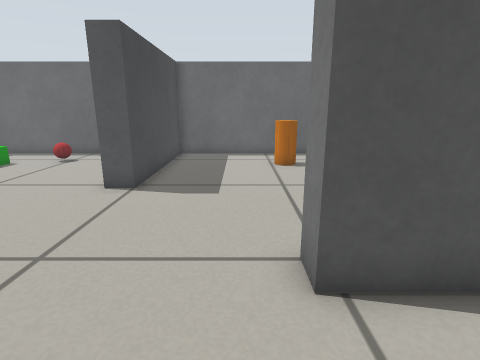
View 1 (above)

12 first-person views from a walk through a world built for the Gazebo simulator. The camera is 0.51 m above the floor, tilts 14° down and sees 80° across. The floor is counted in squares, 0.2 m on a side. Each view is taken from the middle of a square. On the plan, view 1 faces up. The plan holds only what a view shows up to about 19 squares ahead; the rest is blank. Robots are left out.

View 2
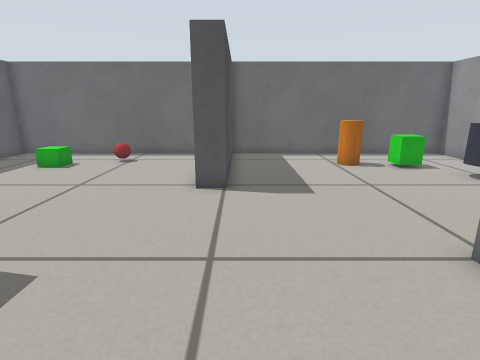

View 3
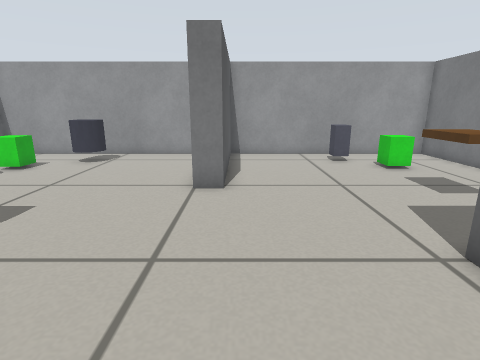

View 4
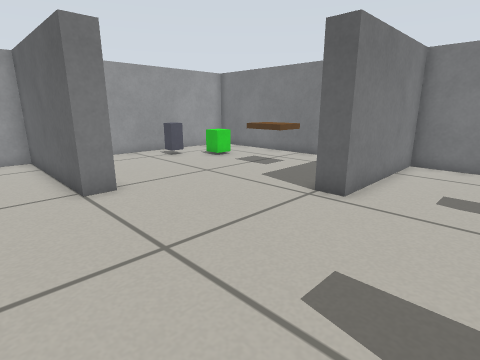

View 5
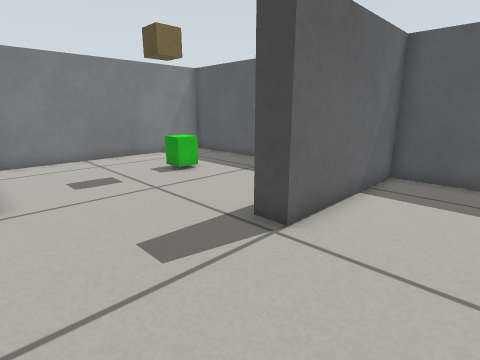

View 6
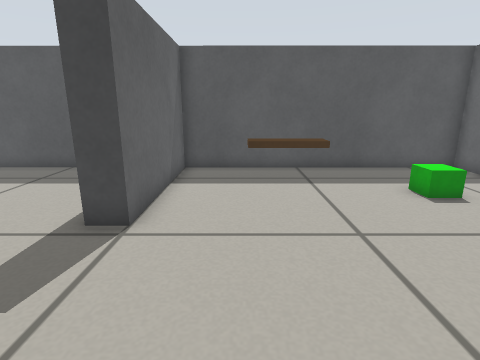

View 7
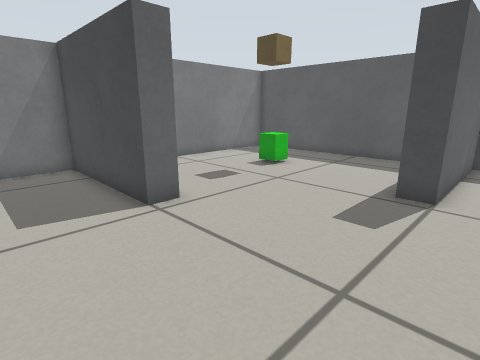

View 8
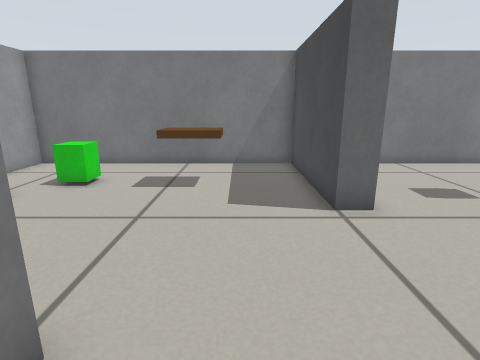

View 9
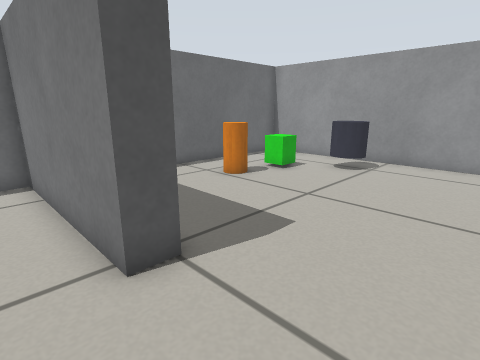

View 10
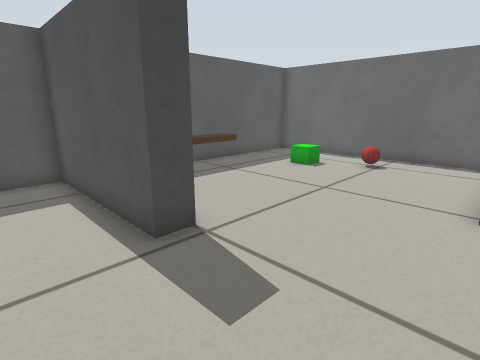

View 11
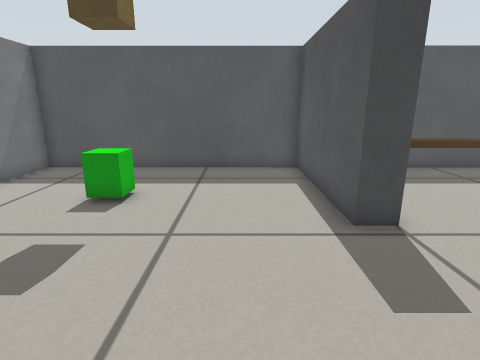

View 12
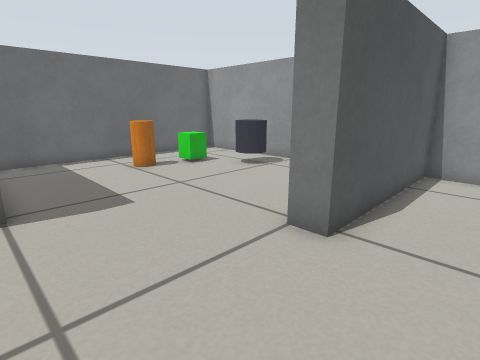

### Floor plan
Points are (right, up) in squares from view 1. A wall is a line through its corners. A room is listed if a view was taken in it or the views show most of it. See-through windows are left out.
Room 1 (view 1)
walls: (-3.4, -1) (-3.5, -7.5) (8.5, -7.5) (8.5, 3.5) (1.1, 3.5) (1.1, 4.5)
ways out: opening at (-1.1, 1.7) to room 2
objects: brown box (0, -4) to (1, -3); green box (4, -4) to (5, -4); grey box (6, -2) to (7, -2)
Room 2 (views 2, 5, 6, 7, 8, 9, 10, 11, 12)
walls: (1.1, 4.5) (8.5, 4.5) (8.5, 16.5) (-3.4, 16.5) (-3.4, 9) (-4.4, 9) (-4.4, 10.5); (-8.9, 4.5) (-8.9, 3.5); (-4.5, -1) (-3.4, -1)
ways out: opening at (-1.1, 1.7) to room 1; opening at (-6.4, 1.8) to room 3; opening at (-7.5, 8.2) to room 4
objects: orange cylinder (2, 13) to (2, 14); green box (4, 13) to (5, 13); barrel (6, 10) to (7, 11)
Room 3 (view 3)
walls: (-8.9, 3.5) (-15.5, 3.5) (-15.5, -7.5) (-4.5, -7.5) (-4.5, -1)
ways out: opening at (-6.4, 1.8) to room 2
objects: green box (-11, -3) to (-11, -2)
Room 4 (view 4)
walls: (-4.4, 10.5) (-4.4, 16.5) (-15.5, 16.5) (-15.5, 4.5) (-8.9, 4.5)
ways out: opening at (-7.5, 8.2) to room 2
objects: bench (-14, 7) to (-14, 10); green box (-12, 13) to (-11, 13); red ball (-9, 14)

Where each view was taken, in squares from view 1:
view 1: 0 up, 0 right, facing up
view 2: 0 up, 3 left, facing up
view 3: 3 up, 8 left, facing right
view 4: 7 up, 8 left, facing down-right
view 5: 8 up, 4 left, facing down-left
view 6: 7 up, 3 left, facing left
view 7: 6 up, 0 right, facing down-left
view 8: 6 up, 1 left, facing down
view 9: 5 up, 6 left, facing up-right
view 10: 1 up, 4 left, facing up-left
view 11: 1 up, 3 left, facing left
view 12: 1 up, 4 left, facing up-right
